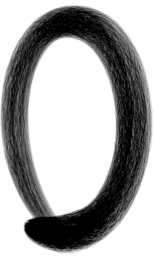
#> input picture image_to_epaper/num_0/down/img__.png, 154 x 259 px, found by its file name; the run also reads 1 picture not shown here
$ python img_to_epaper.py   (older library calls are emulated)
#> lines starting #> are read from the running program, lines starting #| are printed output that depends on the picture; after the words box and inside, x2 and y2 are one past the last pixel; in counts of white or black regions, pixels touching at a corner belong together
from PIL import Image
import os


# Iterate over each folder and process the images
def get_image_paths():
    # Define the base path and the folders
    base_path = '/home/jake/Arduino/AccelStepperDimitri/image_to_epaper'
    folders = [f'num_{i}' for i in range(10)]
    image_paths = []
    for folder in folders:
        folder_path = os.path.join(base_path, folder, 'down')
        image_path = os.path.join(folder_path, "img__.png")
        image_paths.append(image_path)

    return image_paths


# Load and resize the image
def resize_image(image_path, height):
#> called with height = 150
    image = Image.open(image_path)
#> image is the input picture: PIL image 154x259 RGBA; mean R, G, B, A 135.9, 135.9, 135.9, 84.8
    width = int(image.width * height / image.height)
#> width = 89
    # Resize the image with the new width and height
    image = image.resize((width, height), Image.ANTIALIAS).rotate(180)
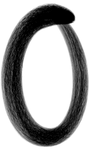
#> image: PIL image 89x150 RGBA; mean R, G, B, A 0, 0, 0, 84.9; transparent parts drawn white

    # Convert image to RGBA to handle transparency
    image = image.convert('RGBA')

    # Create a new image for binary data (black and whit
    binary_image = Image.new('1', image.size)
#> binary_image: PIL image 89x150 1; every value is 0

    # Define the alpha threshold
    alpha_threshold = 10

    # Iterate over each pixel to determine if it should be black or white
    for y in range(image.height):
        for x in range(image.width):
            r, g, b, a = image.getpixel((x, y))
            if a > alpha_threshold:  # Pixel is considered "visible"
                binary_image.putpixel((x, y), 0)  # Black pixel
            else:
                binary_image.putpixel((x, y), 1)  # White pixel
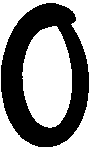
#> binary_image: PIL image 89x150 1; 54.7% white; 1 black region, box (x1, y1, x2, y2) and area: (1, 3, 89, 147) 6049

    return binary_image

def convert_image_pair_to_c_array(image_path1, image_path2, height):
    binary_image2 = resize_image(image_path1, height)
    binary_image1 = resize_image(image_path2, height)

    # Combine the two images into one
    combined_image = Image.new('1', (binary_image1.width + binary_image2.width, height), 1)  # White pixel
    combined_image.paste(binary_image1, (0, 0))
    combined_image.paste(binary_image2, (binary_image1.width, 0))
    binary_image = combined_image


        # Check if binary image is smaller than 200x200
    if binary_image.width < 200 or binary_image.height < 200:
        # Create a new image with size 200x200 and fill it with white pixels
        new_image = Image.new('1', (200, 200), 1)  # White pixel

        # Calculate the position to center the binary image
        x_offset = (200 - binary_image.width) // 2
        y_offset = (200 - binary_image.height) // 2

        # Paste the binary image onto the new image at the calculated position
        new_image.paste(binary_image, (x_offset, y_offset))

        # Use the new image for further processing
        binary_image = new_image

    # Convert binary image to a C array
    binary_data = binary_image.tobytes()
    hex_data = []
    for byte in binary_data:
        hex_data.append(f'0X{byte:02X}')

    # Format the hex data as a C array
    hex_data_lines = [','.join(hex_data[i:i+16]) for i in range(0, len(hex_data), 16)]

    # Add commas to the end of each line except the last one
    for i in range(len(hex_data_lines) - 1):
        hex_data_lines[i] += ','

    formatted_hex_data = '\n'.join(hex_data_lines)
    return formatted_hex_data

def convert_image_to_c_array(image_path, height):
    binary_image = resize_image(image_path, height)

    # Check if binary image is smaller than 200x200
    if binary_image.width < 200 or binary_image.height < 200:
        # Create a new image with size 200x200 and fill it with white pixels
        new_image = Image.new('1', (200, 200), 1)  # White pixel
#> new_image: PIL image 200x200 1; every value is 1

        # Calculate the position to center the binary image
        x_offset = (200 - binary_image.width) // 2
#> x_offset = 55
        y_offset = (200 - binary_image.height) // 2
#> y_offset = 25

        # Paste the binary image onto the new image at the calculated position
        new_image.paste(binary_image, (x_offset, y_offset))
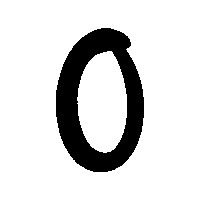
#> new_image: PIL image 200x200 1; 84.9% white; 1 black region, box (x1, y1, x2, y2) and area: (56, 28, 144, 172) 6049

        # Use the new image for further processing
        binary_image = new_image

    # Convert binary image to a C array
    binary_data = binary_image.tobytes()
    hex_data = []
    for byte in binary_data:
        hex_data.append(f'0X{byte:02X}')
#> after the loop, hex_data = 5000 items, first 6: '0XFF', '0XFF', '0XFF', '0XFF', '0XFF', '0XFF'

    # Format the hex data as a C array
    hex_data_lines = [','.join(hex_data[i:i+16]) for i in range(0, len(hex_data), 16)]

    # Add commas to the end of each line except the last one
    for i in range(len(hex_data_lines) - 1):
        hex_data_lines[i] += ','
#> after the loop, hex_data_lines = 313 items

    formatted_hex_data = '\n'.join(hex_data_lines)
    return formatted_hex_data


def compose_text_file(formatted_hex_data:list):
    c_array_str = f"""
    #include "imagedata.h"
    #include <avr/pgmspace.h>
    """
    i = 0
    for data in formatted_hex_data:
        c_array_str += f"""

        const unsigned char IMAGE_DATA_{i}[] PROGMEM = {{
        {data}
        }};
        """
        i+=1
    return c_array_str

def main():
    # Export the data to a text file
    #image_path = '/home/jake/Arduino/AccelStepperDimitri/inlcude/image_to_epaper/num_7/down/img__.png'
    image_paths = get_image_paths()

    # Convert the images to a string list
    height = 150
    formatted_hex_data = []
    for image_path in image_paths:
        formatted_hex_data.append(convert_image_to_c_array(image_path, height))
#> pass 2 of the loop in main, `for image_path in image_paths:`:
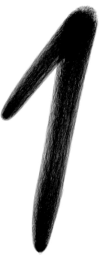
#> input picture image_to_epaper/num_1/down/img__.png, 99 x 260 px, found by its file name
#> in resize_image, image is the input picture: PIL image 99x260 RGBA; mean R, G, B, A 159.6, 159.6, 159.6, 69.6
#> image: PIL image 57x150 RGBA
#> after the loop in resize_image (call 2), `for y in range(image.height):`:
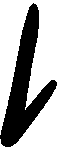
#> binary_image: PIL image 57x150 1; 65.1% white; 1 black region, box (x1, y1, x2, y2) and area: (0, 3, 57, 147) 2981
#> in convert_image_to_c_array (call 2), `new_image.paste(binary_image, (x_offset, y_offset))`:
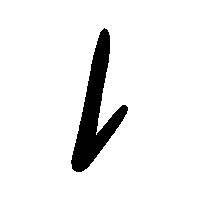
#> new_image: PIL image 200x200 1; 92.5% white; 1 black region, box (x1, y1, x2, y2) and area: (71, 28, 128, 172) 2981

    for i in range(3):
        image_path1 = f'/home/jake/Arduino/AccelStepperDimitri/image_to_epaper/num_1/down/img__.png'
        image_path2 = f'/home/jake/Arduino/AccelStepperDimitri/image_to_epaper/num_{i}/up/img__.png'
        formatted_hex_data.append(convert_image_pair_to_c_array(image_path1, image_path2, height))
#> in convert_image_pair_to_c_array, `combined_image = Image.new('1', (binary_image1.width + binary_image2.w..`: combined_image: PIL image 146x150 1; every value is 1
#> in convert_image_pair_to_c_array, `combined_image.paste(binary_image1, (0, 0))`:
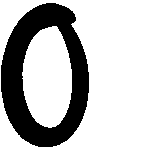
#> combined_image: PIL image 146x150 1; 72.4% white; 1 black region, box (x1, y1, x2, y2) and area: (1, 3, 89, 147) 6049
#> in convert_image_pair_to_c_array, `combined_image.paste(binary_image2, (binary_image1.width, 0))`:
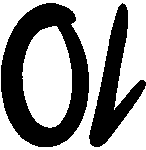
#> combined_image: PIL image 146x150 1; 58.8% white; 2 black regions, box (x1, y1, x2, y2) and area: (1, 3, 89, 147) 6049, (89, 3, 146, 147) 2981
#> in convert_image_pair_to_c_array, `new_image.paste(binary_image, (x_offset, y_offset))`:
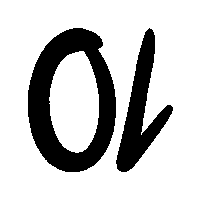
#> new_image: PIL image 200x200 1; 77.4% white; 2 black regions, box (x1, y1, x2, y2) and area: (28, 28, 116, 172) 6049, (116, 28, 173, 172) 2981
#> pass 2 of the loop in main, `for i in range(3):`:


    text_str = compose_text_file(formatted_hex_data)

    output_file_path = '/home/jake/Arduino/AccelStepperDimitri/include/epd1in54_V2/imagedata.cpp'
    with open(output_file_path, 'w') as file:
        file.write(text_str)
    print(f"C array data has been written to {output_file_path}")


if __name__ == "__main__":
    main()
